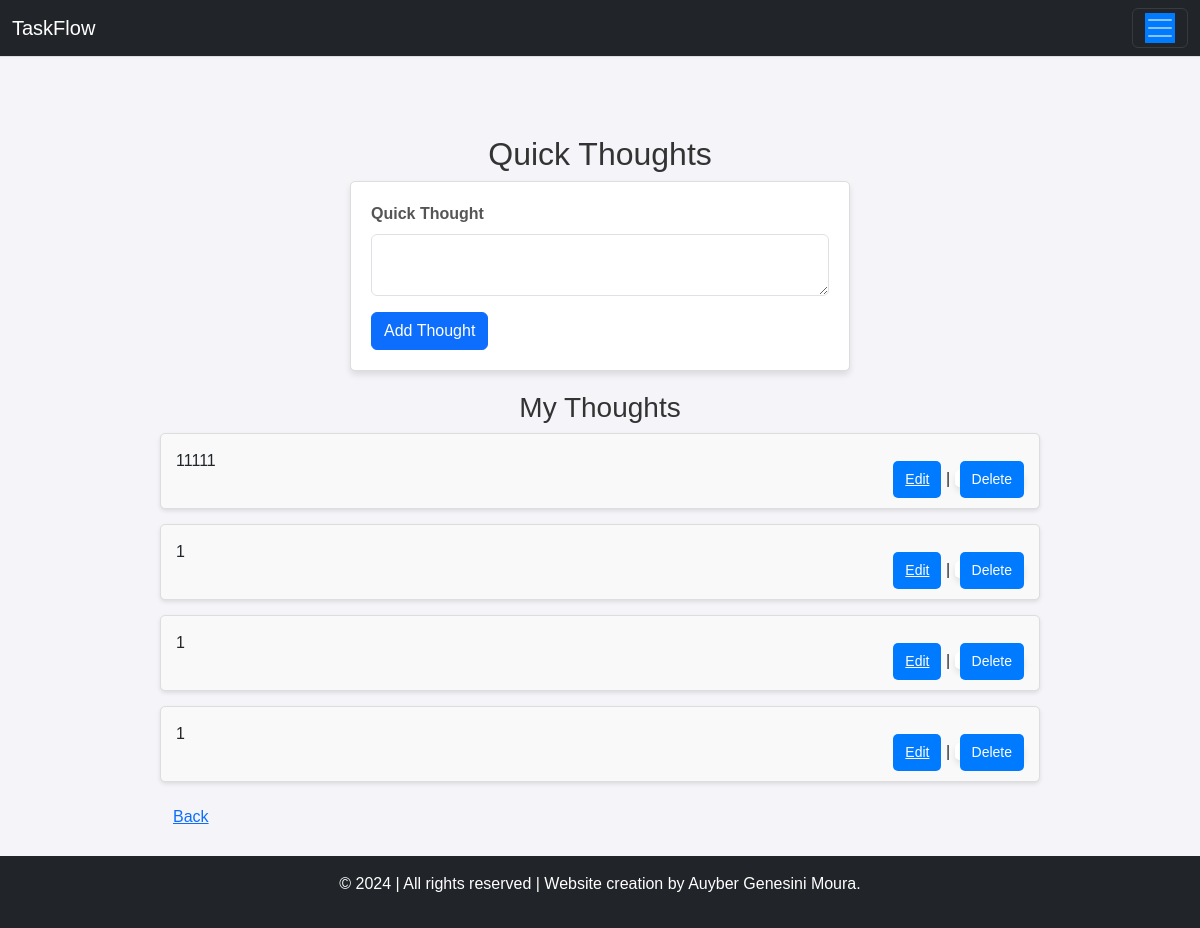
The app's page /quick-thought (signed in), older data.
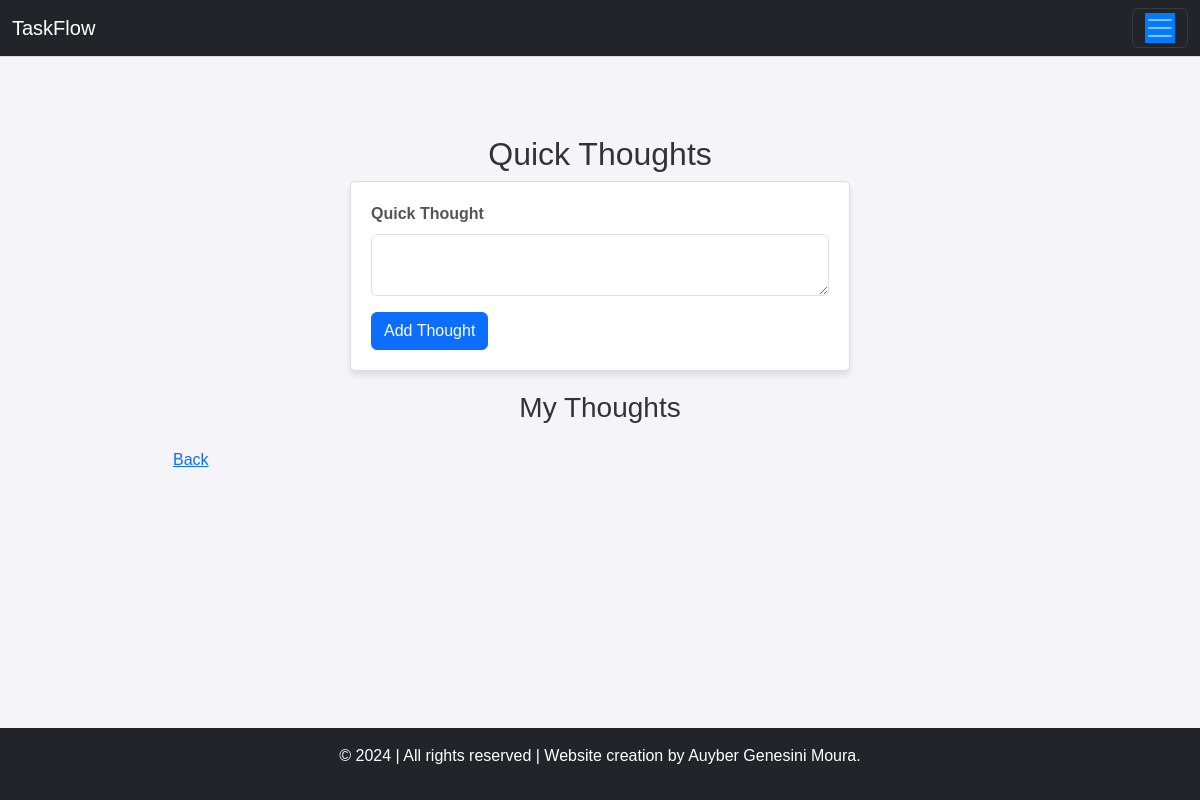
The same page, newer data.
### app/models.py (models this page shows)
class QuickThought(db.Model):
    id = db.Column(db.Integer, primary_key=True)
    content = db.Column(db.Text, nullable=False)
    user_id = db.Column(db.Integer, db.ForeignKey('user.id'), nullable=False)
    user = db.relationship('User', back_populates='quick_thoughts')

### app/routes.py (the view, shortened to what this page needs)
    @app.route('/quick-thought', methods=['GET', 'POST'])
    @login_required
    def quick_thought():
        form = QuickThoughtForm()
        editing_thought_id = request.args.get('edit', type=int)
        thoughts = QuickThought.query.filter_by(user_id=current_user.id).all()
        return render_template('quick_thought.html', form=form, thoughts=thoughts, editing_thought_id=editing_thought_id)

### app/forms.py
class QuickThoughtForm(FlaskForm):
    content = TextAreaField('Quick Thought', validators=[DataRequired(message="Content cannot be empty.")])
    submit = SubmitField('Add Thought')

### app/__init__.py (called while the page is built)
def create_app():
    app = Flask(__name__)
    app.config['SECRET_KEY'] = os.urandom(24)  # Generating a random secret key
    app.config['SQLALCHEMY_DATABASE_URI'] = 'sqlite:///site.db'  # Database path
    app.config['SQLALCHEMY_TRACK_MODIFICATIONS'] = False  # Disable SQLAlchemy modification tracking
    db.init_app(app)
    login_manager.init_app(app)
    migrate.init_app(app, db)  # Initializing Migrate with the app and db
    from app.models import User  # Importing the User class inside the create_app function
    @login_manager.user_loader
    def load_user(user_id):
        return User.query.get(int(user_id))  # Returns the user based on the session ID
    from app.routes import init_routes
    init_routes(app)
    app.config['DEBUG'] = True  # Debug configuration
    return app

### app/templates/quick_thought.html (shortened to what this page needs)
{% extends "base.html" %}
{% block content %}
    <h2>Quick Thoughts</h2>
    <form method="POST">
        <div class="mb-3">
            <label for="content" class="form-label">{{ form.content.label }}</label>
            {{ form.content(class="form-control") }}
        </div>
        <button type="submit" class="btn btn-primary">Add Thought</button>
    </form>
    <h3>My Thoughts</h3>
    <ul>
        {% for thought in thoughts %}
            <li class="task-quick-thought-container">
                {% if thought.id == editing_thought_id %}
                    <form method="POST" action="{{ url_for('edit_thought', thought_id=thought.id) }}">
                        {{ form.hidden_tag() }}
                        <div class="mb-3">
                            <label for="content" class="form-label">New Thought:</label>
                            <textarea name="content" class="form-control">{{ thought.content }}</textarea>
                        </div>
                        <div>
                            <button type="submit" class="btn btn-primary">Update Thought</button>
                        </div>
                    </form>
                {% else %}
                    <div class="description">
                        <p>{{ thought.content }}</p>
                    </div>
                    <div class="buttons">
                        <a href="{{ url_for('quick_thought', edit=thought.id) }}" class="btn btn-link">Edit</a> |
                        <form action="{{ url_for('delete_thought', thought_id=thought.id) }}" method="POST" class="delete-form" style="display:inline;">
                            <button type="submit">Delete</button>
                        </form>
                    </div>
                {% endif %}
            </li>
        {% endfor %}
    </ul>
    <a href="{{ url_for('index') }}" class="btn btn-link">Back</a>
{% endblock %}

Row changes from the older to the newer data that the page shows:
removed QuickThought: content "11111"
removed QuickThought: content "1"
removed QuickThought: content "1"
removed QuickThought: content "1"
